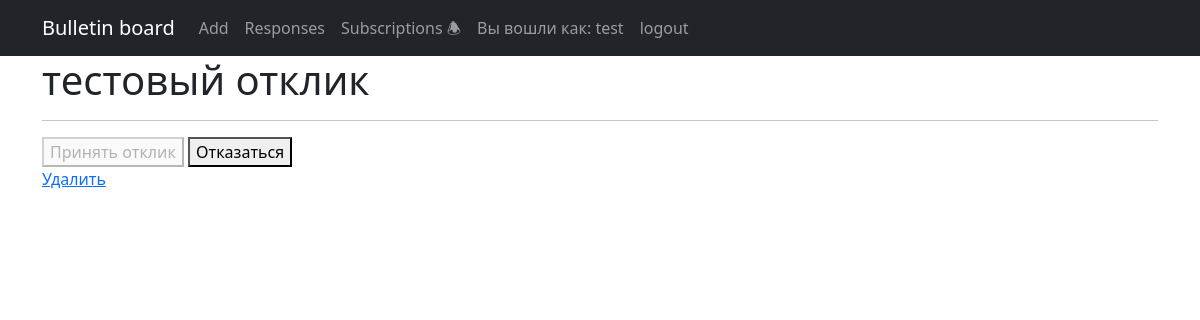
Before: /responses/1/ (signed in) with the older database file.
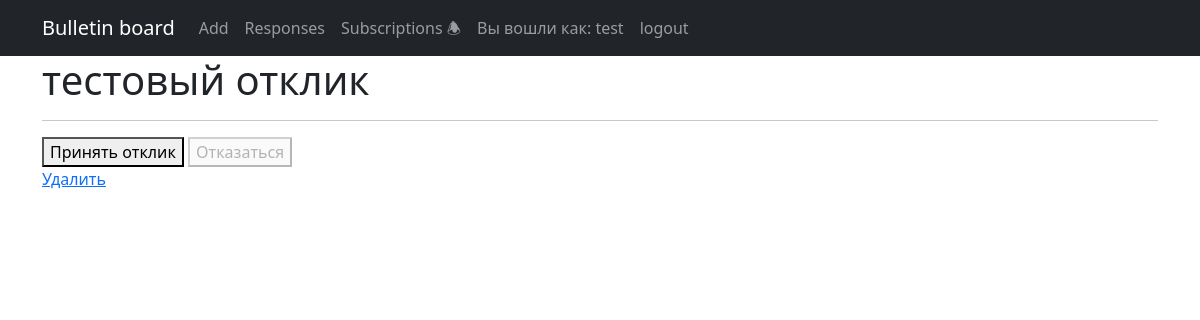
After: the same page with the newer database file.
### ads/views.py (the view, shortened to what this page needs)
# urls.py: path('responses/<int:pk>/', ResponseDetail.as_view(), name='response_detail'),
class ResponseDetail(LoginRequiredMixin, DetailView):
    model = Response
    template_name = 'response_detail.html'
    context_object_name = 'response_detail'

### templates/response_detail.html (shortened to what this page needs)
{% extends 'flatpages/default.html' %}
{% block content %}
<h1>{{ response_detail.text }}</h1>
<hr>
<form method="post">
    {% if response_detail.status %}
        <button disabled>Принять отклик</button>
        <button name="action" value="unsubscribe">Отказаться</button>
    {% else %}
        <button name="action" value="subscribe">Принять отклик</button>
        <button disabled>Отказаться</button>
    {% endif %}
</form>
<a href="{% url 'response_delete' response_detail.id %}">Удалить</a>
{% endblock content %}

Changed rows visible on the page:
changed Response "тестовый отклик": status True → False (drawn)
